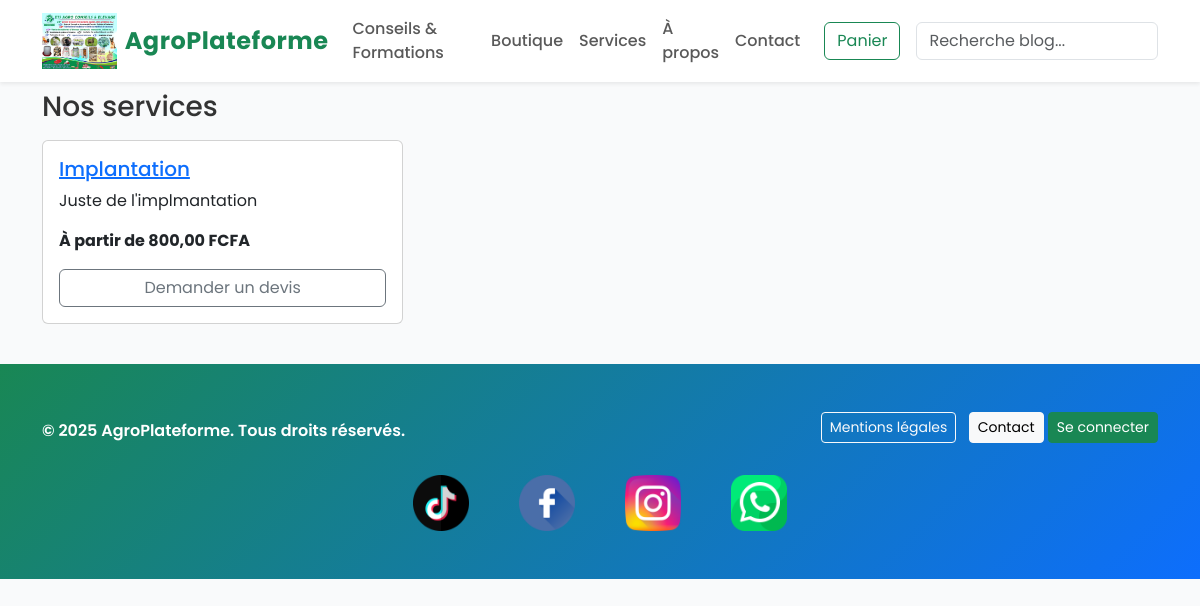
Page /services/ on the committed database.
### services/models.py (models this page shows, shortened)
class Service(models.Model):
    name = models.CharField(max_length=180)
    slug = models.SlugField(max_length=200, unique=True, blank=True)
    description = models.TextField()
    short_description = models.CharField(max_length=240, blank=True)
    price_from = models.DecimalField(max_digits=12, decimal_places=2, null=True, blank=True)
    image = models.ImageField(upload_to='posts/', null=True, blank=True)
    def get_absolute_url(self):
        return reverse('services:service_detail', args=[self.slug])

### services/views.py (the view)
# urls.py: path('', views.service_list, name='service_list'),
def service_list(request):
    services = Service.objects.all()
    return render(request, 'services/service_list.html', {'services': services})

### services/templates/services/service_list.html (shortened to what this page needs)
{% extends 'base.html' %}
{% block content %}
<h1 class="h3 mb-3">Nos services</h1>
<div class="row g-3">
  {% for s in services %}
  <div class="col-md-4">
    <div class="card h-100">
      <div class="card-body d-flex flex-column">
        <h5 class="card-title"><a href="{{ s.get_absolute_url }}">{{ s.name }}</a></h5>
        <p class="card-text">{{ s.short_description|default:s.description|truncatechars:140 }}</p>
        {% if s.price_from %}<p class="fw-bold">À partir de {{ s.price_from }} FCFA</p>{% endif %}
        <a href="{{ s.get_absolute_url }}" class="btn btn-outline-secondary mt-auto">Demander un devis</a>
      </div>
    </div>
  </div>
  {% empty %}
  <p>Les services seront disponibles bientôt.</p>
  {% endfor %}
</div>
{% endblock %}

### static/css/styles.css (style rules this page uses)
body { background-color: #fafafa; }

### core/templates/base.html (style rules this page uses)
body { font-family: 'Poppins', sans-serif; background-color: #f9fafb; color: #333; }

### rows in the picture
Service: name "Implantation", short_description "Juste de l'implmantation", price_from "800,00"

### other values in the picture
{{ now|default:2025 }} "2025"
